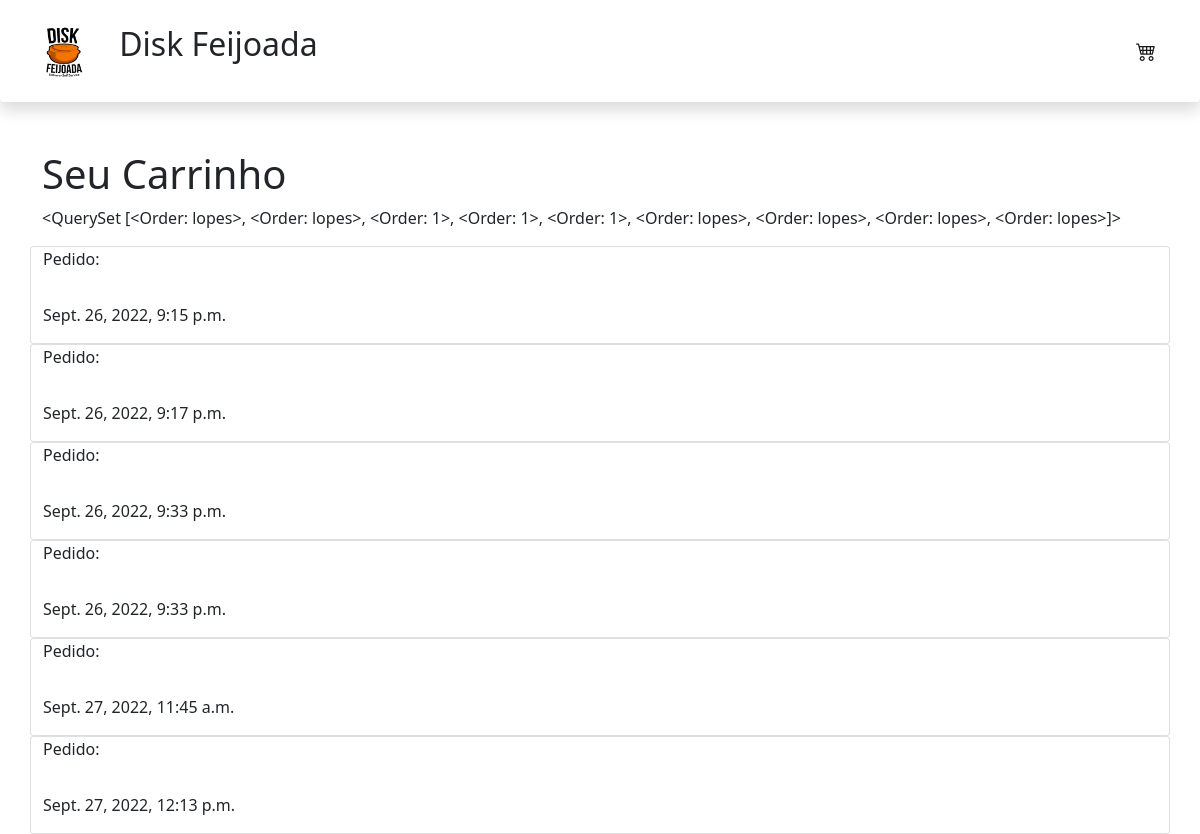
The app's page /cart/ (signed in), older data.
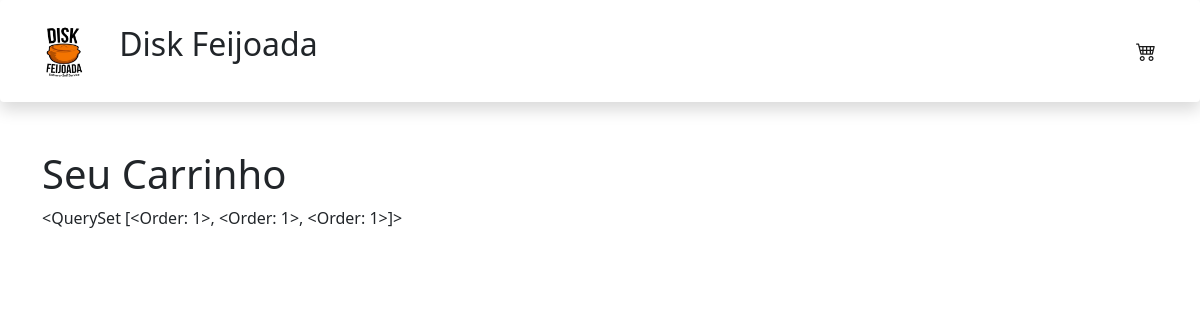
The same page, newer data.
### cart/models.py (models this page shows)
class Order(models.Model):
    user = models.CharField(max_length=50, blank=True)
    qnty = models.IntegerField(default=1)
    item = models.CharField(max_length=100)
    acomps = models.CharField(max_length=200, blank=True)
    date_created = models.DateTimeField(auto_now_add=True, null=True)
    observation = models.CharField(max_length=250, blank=True)
    acomps_1 = models.CharField(max_length=100)
    acomps_2 = models.CharField(max_length=100, blank=True)
    acomps_3 = models.CharField(max_length=100, blank=True)
    acomps_4 = models.CharField(max_length=100, blank=True)
    def __str__(self):
        return self.user

### cart/views.py (the view)
# urls.py: path('cart/', CartView.as_view(),  name='cart'),
class CartView(LoginRequiredMixin, ListView):
    template_name="cart.html"
    queryset = Order.objects.all()

### cart/templates/cart.html (shortened to what this page needs)
{% extends 'home.html' %}
{% block content %}
<div class='container'>
    <h1>Seu Carrinho </h1>
    <p>{{object_list}}
    {% for instance in object_list %}
    {% if request.user.username in instance.user %}
    <div class='row justify-content-center'>
        <div class='card text-left'>
            <div class='card-head'>Pedido:</div>
            <p>{{instance.date_created }}
    </div>
    </div>
    {%endif%}
    {%endfor%}
</div>
{% endblock %}

Row changes from the older to the newer data that the page shows:
removed Order: user.user "<QuerySet [<Order: lopes>, <Order: lopes>, <Order: 1>, <Order: 1>, <Order: 1>, <Order: lopes>, <Order: lopes>, <Order: lopes>, <Order: lopes>]>", date_created "Sept. 26, 2022, 9:15 p.m."
removed Order: date_created "Sept. 26, 2022, 9:17 p.m."
removed Order: date_created "Sept. 26, 2022, 9:33 p.m."
removed Order: date_created "Sept. 26, 2022, 9:33 p.m."
removed Order: date_created "Sept. 27, 2022, 11:45 a.m."
removed Order: date_created "Sept. 27, 2022, 12:13 p.m."
added Order: user.user "<QuerySet [<Order: 1>, <Order: 1>, <Order: 1>]>"
